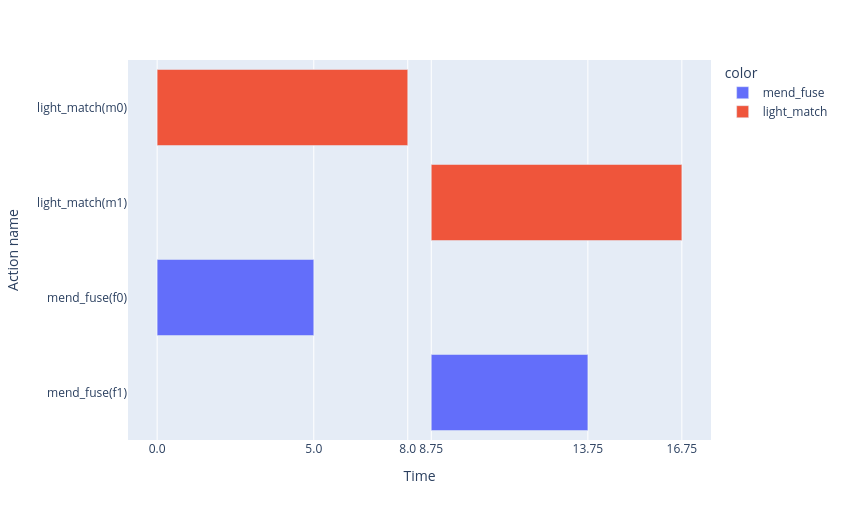

Notebook cell for this chart:
### Markdown cell above
### Timed goals: adding a deadline

Time being a theory object also makes **timed goals** natural: instead of (or in addition to)
requiring a goal to hold *at the end of the plan*, we can require it to hold **at a specific time
point**. Here we ask for both fuses to be mended *by time 16* —
`add_timed_goal(TimePointInterval(GlobalStartTiming(16)), …)` — so the whole repair must fit
inside a 16-time-unit window. In the encoding this is just one more constraint on the time
variables; no replanning machinery or special goal handling is involved.

Beware that the deadline directly shapes the combinatorics: the tighter the window, the more the
solver must interleave actions to meet it, and instances get harder quickly as the deadline
approaches the theoretical minimum.

### Code cell
mc_deadline = mc_prob.clone()
for f in fuses:
    # `mended` is never unset, so "holds at t=16" means "achieved by t=16": a deadline.
    mc_deadline.add_timed_goal(TimePointInterval(GlobalStartTiming(16)), mended(f))

with OneshotPlanner(name="tempest", params={"solver_name": "z3"}) as p:
    mc_dl_result = p.solve(mc_deadline, output_stream=sys.stdout)

print("\nPlan (everything mended by t=16):")
for start, action, duration in mc_dl_result.plan.timed_actions:
    print(f"  t={float(start):.2f}  {action}  [dur={duration}]")

plot_time_triggered_plan(mc_dl_result.plan)

### Figure 1 — Plotly figure (JSON) as saved in the notebook; plotly's stock layout.template omitted (floating-point values rounded to 4 significant figures)
{"data": [{"base": ["1970-01-01T01:00:08.750000", "1970-01-01T01:00:00.000000"], "hovertemplate": "color=mend_fuse<br>start=%{base}<br>end=%{x}<br>Action name=%{y}<extra></extra>", "legendgroup": "mend_fuse", "marker": {"color": "#636efa", "pattern": {"shape": ""}}, "name": "mend_fuse", "orientation": "h", "showlegend": true, "textposition": "auto", "type": "bar", "x": [5000, 5000], "xaxis": "x", "y": ["mend_fuse(f1)_0", "mend_fuse(f0)_2"], "yaxis": "y"}, {"base": ["1970-01-01T01:00:08.750000", "1970-01-01T01:00:00.000000"], "hovertemplate": "color=light_match<br>start=%{base}<br>end=%{x}<br>Action name=%{y}<extra></extra>", "legendgroup": "light_match", "marker": {"color": "#EF553B", "pattern": {"shape": ""}}, "name": "light_match", "orientation": "h", "showlegend": true, "textposition": "auto", "type": "bar", "x": [8000, 8000], "xaxis": "x", "y": ["light_match(m1)_1", "light_match(m0)_3"], "yaxis": "y"}], "layout": {"barmode": "overlay", "height": 520.0, "legend": {"title": {"text": "color"}, "tracegroupgap": 0}, "margin": {"t": 60}, "width": 845.0, "xaxis": {"anchor": "y", "domain": [0.0, 1.0], "tickmode": "array", "ticktext": ["0.0", "8.75", "8.0", "13.75", "5.0", "16.75"], "tickvals": ["1970-01-01T01:00:00", "1970-01-01T01:00:08.750000", "1970-01-01T01:00:08", "1970-01-01T01:00:13.750000", "1970-01-01T01:00:05", "1970-01-01T01:00:16.750000"], "title": {"text": "Time"}, "type": "date"}, "yaxis": {"anchor": "x", "domain": [0.0, 1.0], "tickmode": "array", "ticktext": ["mend_fuse(f1)", "light_match(m1)", "mend_fuse(f0)", "light_match(m0)"], "tickvals": ["mend_fuse(f1)_0", "light_match(m1)_1", "mend_fuse(f0)_2", "light_match(m0)_3"], "title": {"text": "Action name"}}}}
